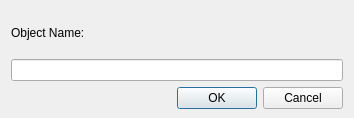
<ui version="4.0" >
 <class>DialogBox</class>
 <widget class="QWidget" name="DialogBox" >
  <property name="geometry" >
   <rect>
    <x>0</x>
    <y>0</y>
    <width>354</width>
    <height>118</height>
   </rect>
  </property>
  <property name="windowTitle" >
   <string>Add Custom Object</string>
  </property>
  <widget class="QWidget" name="" >
   <property name="geometry" >
    <rect>
     <x>11</x>
     <y>13</y>
     <width>332</width>
     <height>96</height>
    </rect>
   </property>
   <layout class="QVBoxLayout" name="verticalLayout" >
    <item>
     <layout class="QHBoxLayout" name="horizontalLayout_2" >
      <item>
       <widget class="QLabel" name="label" >
        <property name="text" >
         <string>Object Name:</string>
        </property>
       </widget>
      </item>
      <item>
       <spacer name="horizontalSpacer" >
        <property name="orientation" >
         <enum>Qt::Horizontal</enum>
        </property>
        <property name="sizeHint" stdset="0" >
         <size>
          <width>248</width>
          <height>20</height>
         </size>
        </property>
       </spacer>
      </item>
     </layout>
    </item>
    <item>
     <widget class="QLineEdit" name="customObjectName" />
    </item>
    <item>
     <widget class="QDialogButtonBox" name="buttonBox" >
      <property name="orientation" >
       <enum>Qt::Horizontal</enum>
      </property>
      <property name="standardButtons" >
       <set>QDialogButtonBox::Cancel|QDialogButtonBox::Ok</set>
      </property>
     </widget>
    </item>
   </layout>
  </widget>
 </widget>
 <tabstops>
  <tabstop>customObjectName</tabstop>
  <tabstop>buttonBox</tabstop>
 </tabstops>
 <resources/>
 <connections>
  <connection>
   <sender>buttonBox</sender>
   <signal>rejected()</signal>
   <receiver>DialogBox</receiver>
   <slot>close()</slot>
   <hints>
    <hint type="sourcelabel" >
     <x>176</x>
     <y>90</y>
    </hint>
    <hint type="destinationlabel" >
     <x>176</x>
     <y>58</y>
    </hint>
   </hints>
  </connection>
 </connections>
</ui>
